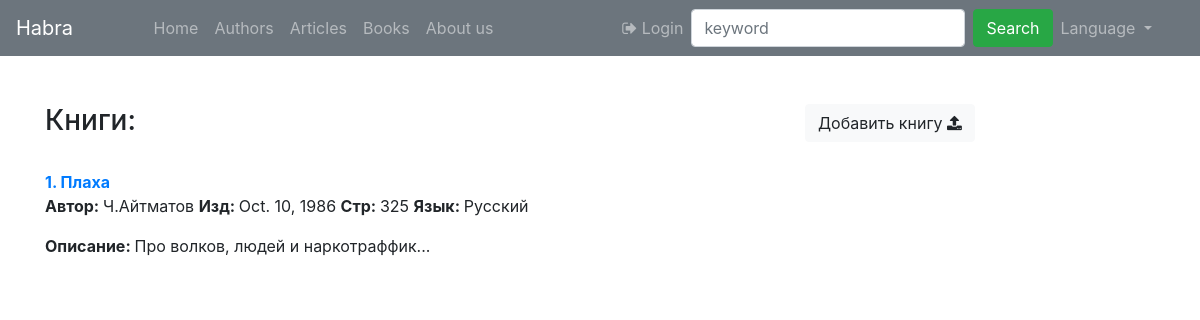
Before: /library/ with the older database file.
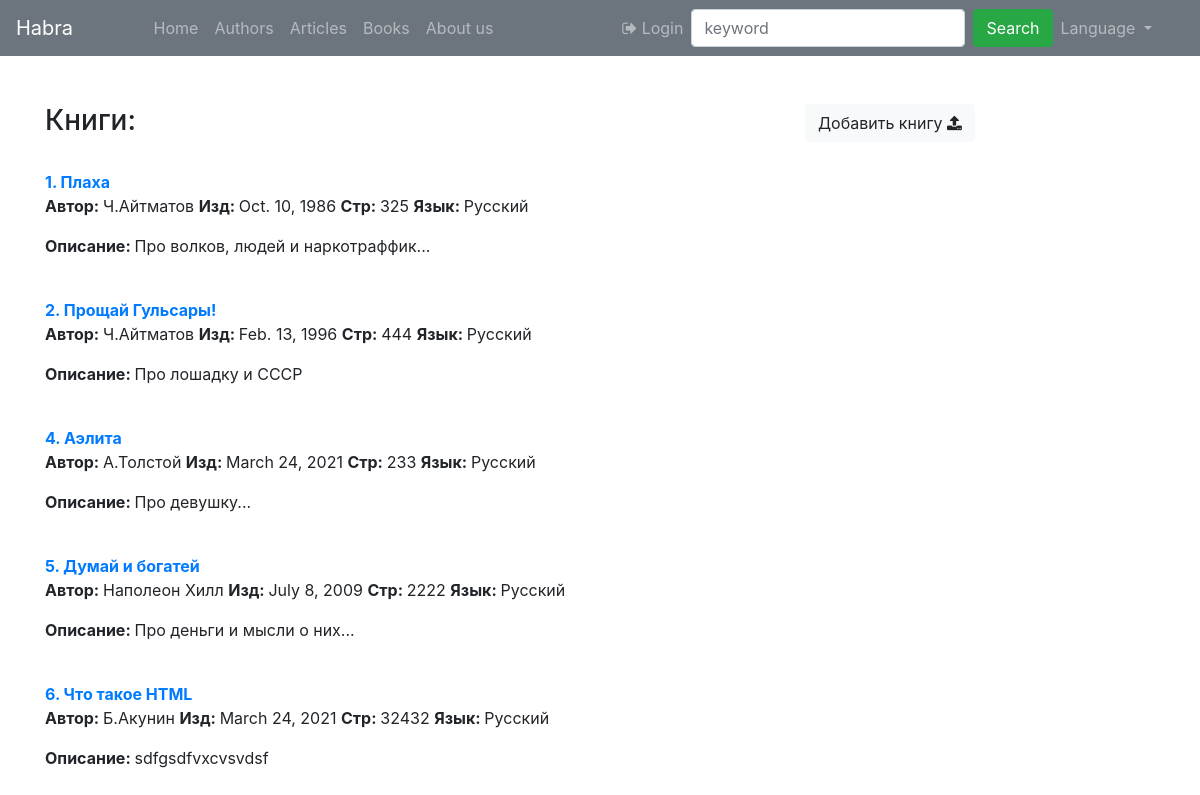
After: the same page with the newer database file.
### library/models.py (models this page shows, shortened)
class Book(models.Model):
    author = models.CharField(max_length=100, default = 'uknown', verbose_name="Автор")
    title = models.CharField(max_length=250, verbose_name="Название")
    written_date = models.DateField()
    pages_num = models.IntegerField()
    content = models.TextField()
    language = models.CharField(max_length=100, default = 'Русский')
    added_by = models.ForeignKey( to=User,
        on_delete=models.SET_NULL,
        null=True, blank=True,
        verbose_name="Добавил")
    class Meta:
        verbose_name = "Книга"
        verbose_name_plural = "Книги"

### library/views.py (the view)
# urls.py: path("", views.all_books, name = "all_books"),
def all_books(request):
   books = Book.objects.all()
   context={
       "booklist":books,
   }
   return render(request, "library/books.html", context)

### library/templates/library/books.html (shortened to what this page needs)
{% extends "index.html" %}
{% block content %}
        <br>
        <h3>Книги: </h3>
        <div>
        {% for b in booklist %}
            <div>
                <br>
                <a href="{% url 'book_detail' b.pk %}"><strong>{{b.pk}}. {{ b.title }}</strong></a>
                <p> <strong> Автор:  </strong>{{b.author}} <strong>Изд: </strong>{{ b.written_date }} <strong>Стр: </strong> {{ b.pages_num }} <strong> Язык: </strong>{{ b.language }} </p>
                <p><strong>Описание: </strong>{{b.content}}</p>
            </div>
        {% endfor %}
        </div>
{% endblock %}
{% block content_sidebar %}
<br>
<a href="{% url 'add_book' %}" class="btn btn-light" role="button" aria-disabled="true">Добавить книгу <i class="fa fa-upload" aria-hidden="true"></i></a>
{% endblock %}

Changed rows visible on the page:
added Book: pk "2", title "Прощай Гульсары!", author "Ч.Айтматов", written_date "Feb. 13, 1996", pages_num "444", language "Русский", content "Про лошадку и СССР"
added Book: pk "4", title "Аэлита", author "А.Толстой", written_date "March 24, 2021", pages_num "233", language "Русский", content "Про девушку..."
added Book: pk "5", title "Думай и богатей", author "Наполеон Хилл", written_date "July 8, 2009", pages_num "2222", language "Русский", content "Про деньги и мысли о них..."
added Book: pk "6", title "Что такое HTML", author "Б.Акунин", written_date "March 24, 2021", pages_num "32432", language "Русский", content "sdfgsdfvxcvsvdsf"
